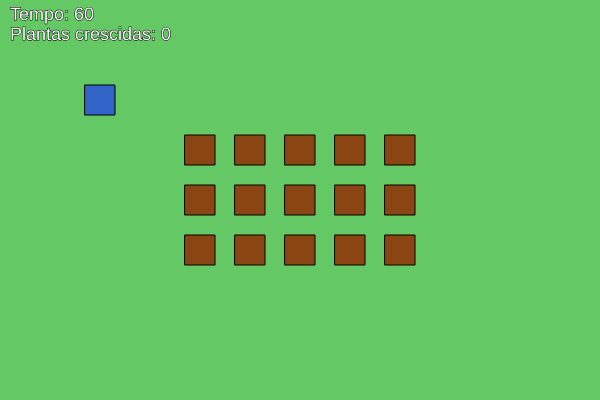
Frame 1 (no input)
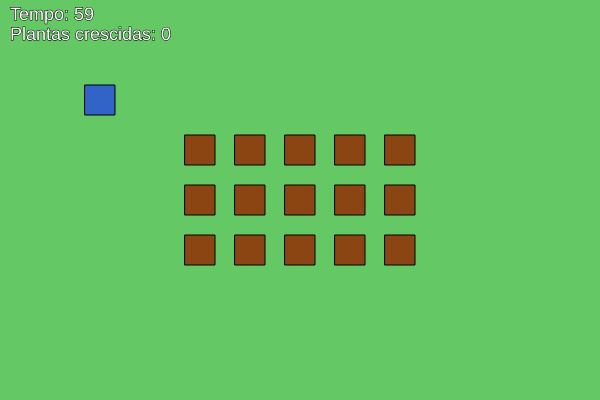
Frame 60 (no input)
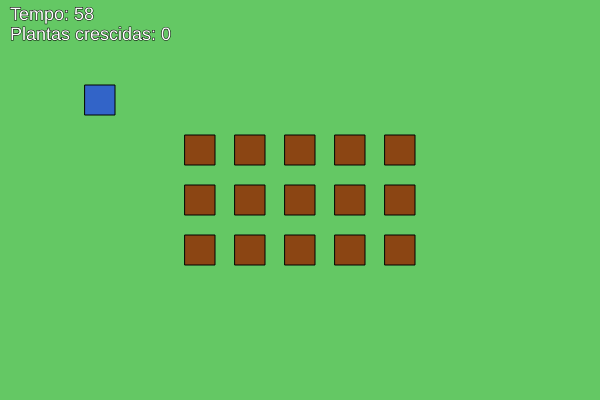
Frame 120 (the mouse pressed at the canvas centre since frame 60)

The p5.js sketch that drew these frames (run headless with seeded random() and noise() and a simulated clock; from frame 60 on, the mouse is pressed at the canvas centre):

// p5.js sketch
// ── sketch.js
let farmer;
let plots = [];
let score = 0;
let gameTime = 60 * 60; // 60 segundos

function setup() {
  createCanvas(600, 400);
  farmer = new Farmer();

  // criar 3x3 canteiros (9 no total)
  for (let y = 150; y <= 250; y += 50) {
    for (let x = 200; x <= 400; x += 50) {
      plots.push(new Plot(x, y));
    }
  }
}

function draw() {
  background(100, 200, 100); // grama

  // desenhar os canteiros
  for (let p of plots) {
    p.update();
    p.display();
  }

  // desenhar o fazendeiro
  farmer.move();
  farmer.display();

  // mostrar HUD
  fill(255);
  textSize(18);
  text("Tempo: " + int(gameTime / 60), 10, 20);
  text("Plantas crescidas: " + score, 10, 40);

  // fim de jogo
  gameTime--;
  if (gameTime <= 0) {
    noLoop();
    fill(0, 150);
    rect(0, 0, width, height);
    fill(255);
    textSize(32);
    textAlign(CENTER, CENTER);
    text("Fim da colheita!\nPlantas crescidas: " + score, width / 2, height / 2);
  }
}

function keyPressed() {
  if (key === ' ') {
    for (let p of plots) {
      if (p.isNear(farmer) && p.state === 0) {
        p.plant();
      }
    }
  }
}

class Farmer {
  constructor() {
    this.x = 100;
    this.y = 100;
    this.size = 30;
    this.speed = 3;
  }

  move() {
    if (keyIsDown(LEFT_ARROW)) this.x -= this.speed;
    if (keyIsDown(RIGHT_ARROW)) this.x += this.speed;
    if (keyIsDown(UP_ARROW)) this.y -= this.speed;
    if (keyIsDown(DOWN_ARROW)) this.y += this.speed;

    this.x = constrain(this.x, 0, width);
    this.y = constrain(this.y, 0, height);
  }

  display() {
    fill(50, 100, 200);
    rect(this.x - this.size / 2, this.y - this.size / 2, this.size, this.size);
  }
}

class Plot {
  constructor(x, y) {
    this.x = x;
    this.y = y;
    this.size = 30;
    this.state = 0; // 0: vazio, 1: plantado, 2: crescendo, 3: crescido
    this.growthTimer = 0;
  }

  plant() {
    this.state = 1;
    this.growthTimer = 180; // 3 segundos para crescer
  }

  update() {
    if (this.state === 1 || this.state === 2) {
      this.growthTimer--;
      if (this.growthTimer <= 0) {
        this.state++;
        if (this.state === 3) {
          score++;
        }
      } else if (this.growthTimer < 90 && this.state === 1) {
        this.state = 2;
      }
    }
  }

  display() {
    stroke(0);
    fill(139, 69, 19); // terra
    rect(this.x - this.size / 2, this.y - this.size / 2, this.size, this.size);

    if (this.state === 1) {
      fill(0, 200, 0);
      ellipse(this.x, this.y, 10);
    } else if (this.state === 2) {
      fill(0, 150, 0);
      ellipse(this.x, this.y, 15);
    } else if (this.state === 3) {
      fill(0, 100, 0);
      ellipse(this.x, this.y, 20);
    }
  }

  isNear(farmer) {
    return dist(this.x, this.y, farmer.x, farmer.y) < 40;
  }
}
